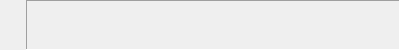
<?xml version="1.0" encoding="UTF-8"?>
<ui version="4.0">
 <class>IOMonitorItem</class>
 <widget class="QWidget" name="IOMonitorItem">
  <property name="geometry">
   <rect>
    <x>0</x>
    <y>0</y>
    <width>400</width>
    <height>50</height>
   </rect>
  </property>
  <layout class="QHBoxLayout" name="horizontalLayout">
   <property name="spacing">
    <number>10</number>
   </property>
   <property name="margin">
    <number>0</number>
   </property>
   <item>
    <widget class="QLabel" name="status_">
     <property name="minimumSize">
      <size>
       <width>16</width>
       <height>16</height>
      </size>
     </property>
     <property name="maximumSize">
      <size>
       <width>16</width>
       <height>16</height>
      </size>
     </property>
     <property name="text">
      <string/>
     </property>
     <property name="pixmap">
      <pixmap resource="../Widget.qrc">:/Widget/resource/closed.png</pixmap>
     </property>
     <property name="scaledContents">
      <bool>true</bool>
     </property>
    </widget>
   </item>
   <item>
    <widget class="QLabel" name="name_">
     <property name="minimumSize">
      <size>
       <width>100</width>
       <height>20</height>
      </size>
     </property>
     <property name="frameShape">
      <enum>QFrame::Panel</enum>
     </property>
     <property name="frameShadow">
      <enum>QFrame::Sunken</enum>
     </property>
     <property name="text">
      <string/>
     </property>
    </widget>
   </item>
  </layout>
 </widget>
 <resources>
  <include location="../Widget.qrc"/>
 </resources>
 <connections/>
</ui>
